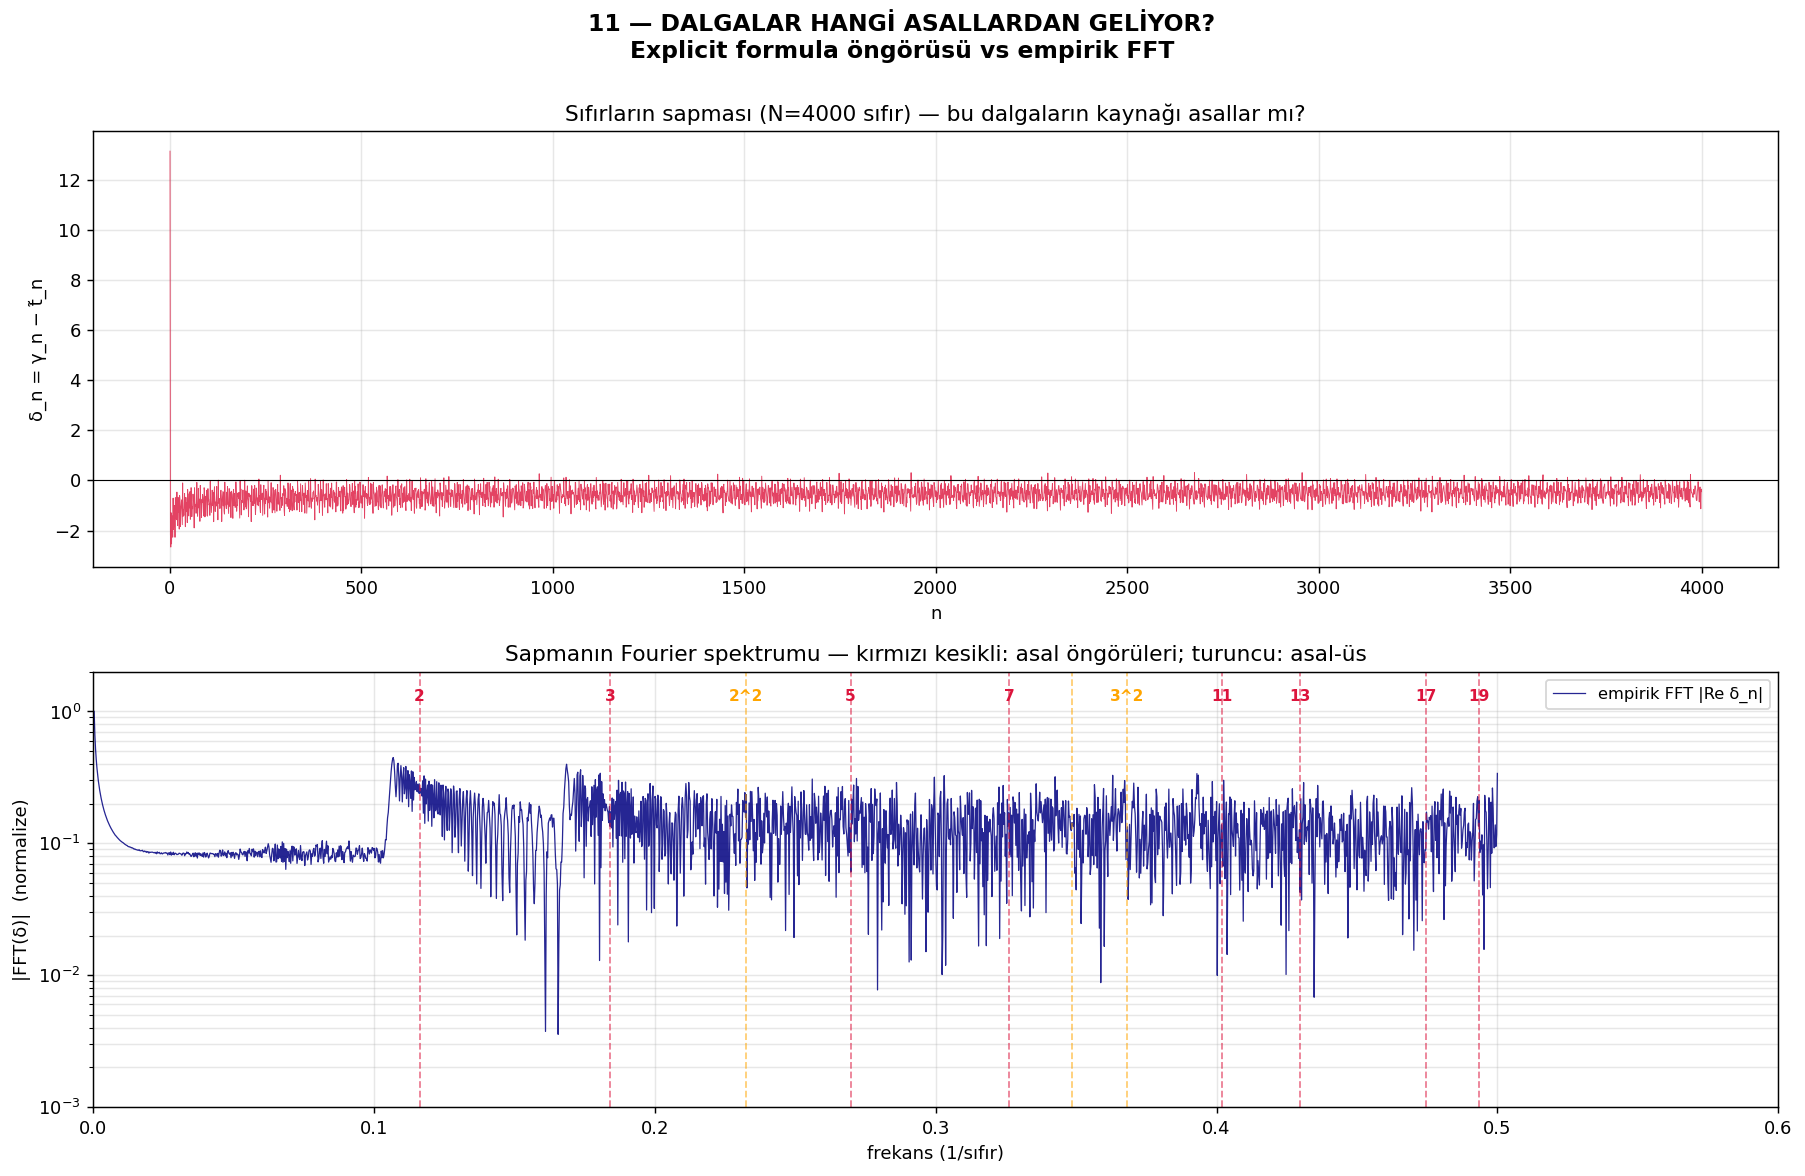

Generate this figure with Python:
"""
11 — Sapmadaki dalgalar hangi asallardan geliyor?
====================================================

Riemann explicit formula:
  δ_n ≈ -S(γ_n)/ρ(γ_n) = (2/log(t̄/2π)) · Σ_{p,k} sin(γ_n · k·log p)/(k·√(p^k))

Yani her asal p (ve onun her k. kuvveti):
  - n-periyot:  T_n(p,k) = log(t̄/2π) / (k·log p)
  - n-genlik:   A_n(p,k) ∝ 1 / (k·√(p^k))

Test: sapma δ_n'in Fourier spektrumu (n bazında) tam bu noktalarda pik vermeli.
"""

import numpy as np
import matplotlib.pyplot as plt
from pathlib import Path
from scipy.fft import rfft, rfftfreq

ROOT = Path(__file__).resolve().parent.parent
gamma = np.loadtxt(ROOT / "zeros_100k.txt")

# Berry-Keating düzgün öngörü (Newton inversion)
def t_of_n_BK(n):
    t = max(2*np.pi * n / max(np.log(n+2), 1), 1.0)
    for _ in range(60):
        F = (t/(2*np.pi))*np.log(t/(2*np.pi*np.e)) + 7/8 - n
        Fp = np.log(t/(2*np.pi*np.e))/(2*np.pi) + 1/(2*np.pi)
        t = t - F/Fp
        if t < 1: t = 1.0
    return t

# ============================================================
# Sapma serisi
# ============================================================
N_use = 4000           # daha çok sıfır → daha iyi frekans çözünürlüğü
t_pred = np.array([t_of_n_BK(n) for n in range(1, N_use+1)])
gamma_use = gamma[:N_use]
delta = gamma_use - t_pred
delta_centered = delta - delta.mean()

t_bar = gamma_use.mean()
log_factor = np.log(t_bar / (2*np.pi))
print(f"N={N_use} sıfır, t̄={t_bar:.1f}, log(t̄/2π)={log_factor:.4f}")

# ============================================================
# Fourier (n bazında)
# ============================================================
fft_vals = np.abs(rfft(delta_centered))
freqs = rfftfreq(len(delta_centered), d=1.0)     # 1/sıfır birimi
# Çok düşük frekansları (mean drift) bastır
fft_vals[0] = 0

# ============================================================
# Asalların öngörü pozisyonları
# ============================================================
def primes_upto(N):
    s = np.ones(N+1, bool); s[:2] = False
    for i in range(2, int(N**0.5)+1):
        if s[i]: s[i*i::i] = False
    return np.flatnonzero(s)

P = primes_upto(100)

# Beklenen pik listesi: (p, k, frekans = 1/periyot, genlik öngörüsü)
expected = []
for p in P:
    for k in [1, 2, 3]:
        period = log_factor / (k * np.log(p))
        if period < 1.8: break    # çözünürlük altı
        freq  = 1.0 / period
        amp   = 1.0 / (k * np.sqrt(p**k))
        expected.append((p, k, freq, period, amp))

print(f"\nBeklenen pik tablosu (asal + kuvvet):")
print(f"{'p':>5} {'k':>3} {'periyot_n':>10} {'frekans':>10} {'genlik':>10}")
for p, k, f, T, A in expected[:20]:
    print(f"{p:>5} {k:>3} {T:>10.3f} {f:>10.4f} {A:>10.4f}")

# ============================================================
# Empirik pikleri bul
# ============================================================
from scipy.signal import find_peaks
# normalize amplitüdü
fft_normalized = fft_vals / fft_vals.max()
peaks, props = find_peaks(fft_normalized, height=0.15, distance=4)
peak_freqs = freqs[peaks]
peak_amps = fft_normalized[peaks]

print(f"\nEmpirik tepe sayısı (yükseklik > %15): {len(peaks)}")
print(f"{'empirik freq':>14} {'empirik T':>12} {'en yakın asal':>18} {'sapma':>10}")
matches = []
for f_emp, a_emp in zip(peak_freqs, peak_amps):
    if f_emp < 1e-3: continue
    T_emp = 1/f_emp
    # en yakın beklenen pik
    best = min(expected, key=lambda e: abs(e[2] - f_emp))
    p, k, f_pred, T_pred, A_pred = best
    label = str(p) if k == 1 else f"{p}^{k}"
    print(f"{f_emp:>14.4f} {T_emp:>12.3f} {label:>18} {f_emp-f_pred:>+10.4f}")
    matches.append((f_emp, T_emp, p, k, T_pred))

# ============================================================
# Plot — empirik spektrum + asal öngörüleri
# ============================================================
fig, axes = plt.subplots(2, 1, figsize=(14, 9))

# Üst: sapmanın kendisi
ax = axes[0]
ax.plot(np.arange(1, N_use+1), delta, color="crimson", lw=0.5, alpha=0.8)
ax.axhline(0, color="black", lw=0.6)
ax.set_xlabel("n")
ax.set_ylabel("δ_n = γ_n − t̃_n")
ax.set_title(f"Sıfırların sapması (N={N_use} sıfır) — bu dalgaların kaynağı asallar mı?")
ax.grid(alpha=0.3)

# Alt: spektrum + asal işaretleri
ax = axes[1]
ax.semilogy(freqs[1:], fft_normalized[1:], color="navy", lw=0.7, alpha=0.85,
            label="empirik FFT |Re δ_n|")
# Asal pozisyonları
for p, k, f_pred, T_pred, A_pred in expected:
    if f_pred > freqs.max(): continue
    color = "crimson" if k == 1 else "orange"
    ax.axvline(f_pred, color=color, lw=1.0, ls="--", alpha=0.55)
    label = str(p) if k == 1 else f"{p}^{k}"
    if A_pred > 0.15:
        ax.text(f_pred, 1.2, label, ha="center", fontsize=8.5,
                color=color, fontweight="bold")

ax.set_xlabel("frekans (1/sıfır)")
ax.set_ylabel("|FFT(δ)|  (normalize)")
ax.set_title("Sapmanın Fourier spektrumu — kırmızı kesikli: asal öngörüleri; "
             "turuncu: asal-üs")
ax.set_xlim(0, 0.6)
ax.set_ylim(1e-3, 2)
ax.grid(alpha=0.3, which="both")
ax.legend(loc="upper right", fontsize=9)

plt.suptitle("11 — DALGALAR HANGİ ASALLARDAN GELİYOR?\n"
             "Explicit formula öngörüsü vs empirik FFT",
             fontsize=13, fontweight="bold", y=1.00)
plt.tight_layout()

out = Path(__file__).parent / "11_hangi_asal.png"
plt.savefig(out, dpi=130, bbox_inches="tight")
print(f"\nKaydedildi: {out}")

# ============================================================
# Sayısal toplam: kaç pikin en yakın "asal" mesafesi nedir
# ============================================================
if matches:
    deltas_pred = [abs(m[0] - 1/m[4]) for m in matches]
    print(f"\nTüm eşleşmelerin sapma istatistiği:")
    print(f"  Medyan sapma:     {np.median(deltas_pred):.5f}")
    print(f"  Maksimum sapma:   {max(deltas_pred):.5f}")
    print(f"  Frekans çözünürlüğü Δf = 1/N = {1/N_use:.5f}")
